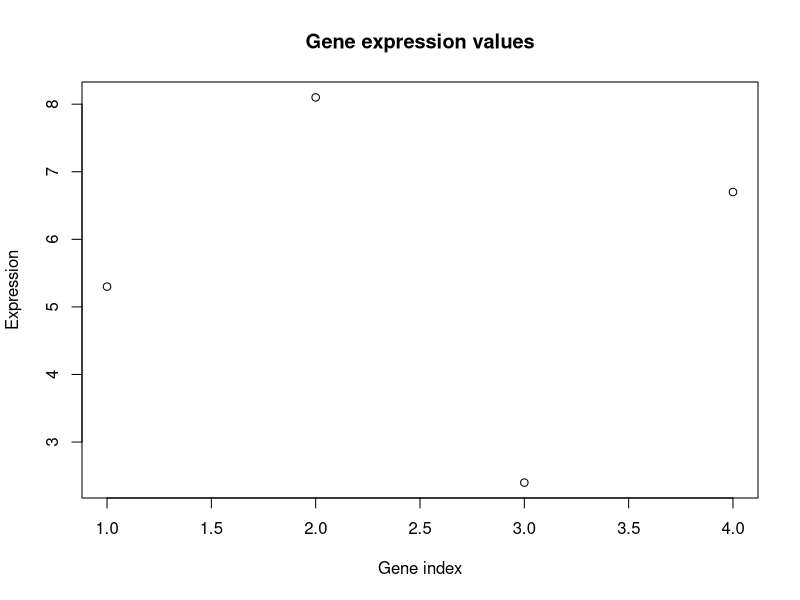
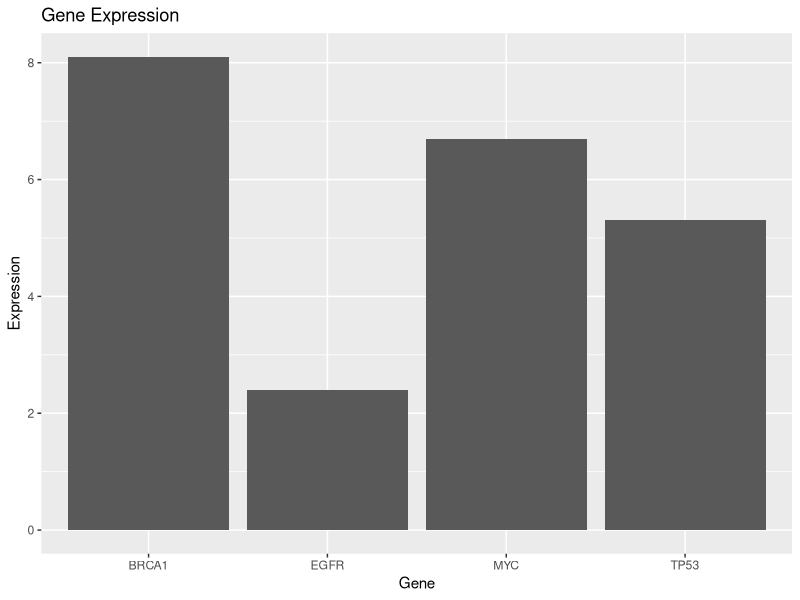

These charts were generated, in order, by the following R code:
############################################################
# BASIC R SCRIPT
############################################################

############################################################
# 1. COMMENTS
############################################################

# Anything after # is a comment.
# Comments are ignored by R and are used to explain the code.


############################################################
# 2. VARIABLES
############################################################

# Create variables
x <- 10
y <- 5

# Print values
x
y

# Basic operations
x + y      # addition
x - y      # subtraction
x * y      # multiplication
x / y      # division
x^2        # power


############################################################
# 3. DATA TYPES
############################################################

# Numeric
a <- 3.14

# Character (text)
name <- "Bioinformatica"

# Logical (TRUE/FALSE)
is_student <- TRUE

# Check data type
class(a)
class(name)
class(is_student)


############################################################
# 4. VECTORS
############################################################

# A vector is a collection of values of the same type

numbers <- c(1,2,3,4,5)

numbers

# Access elements
numbers[1]     # first element
numbers[3]     # third element

# Vector operations
numbers * 2
numbers + 10

# Mean value
mean(numbers)

# Length
length(numbers)


############################################################
# 5. MATRICES
############################################################

# Create a matrix with 2 rows and 3 columns

mat <- matrix(c(1,2,3,4,5,6),
              nrow = 2,
              ncol = 3)

mat

# Access elements
mat[1,2]   # row 1 column 2


############################################################
# 6. DATA FRAMES
############################################################

# Data frames are tables (like Excel)

data <- data.frame(
  gene = c("TP53","BRCA1","EGFR","MYC"),
  expression = c(5.3, 8.1, 2.4, 6.7),
  mutated = c(TRUE, FALSE, FALSE, TRUE)
)

data

# View structure
str(data)

# Access columns
data$gene
data$expression

# Filter rows
data[data$expression > 5, ]


############################################################
# 7. BASIC STATISTICS
############################################################

mean(data$expression)
median(data$expression)
sd(data$expression)


############################################################
# 8. INSTALL AND LOAD LIBRARIES
############################################################

# Install a package (only once)
# install.packages("ggplot2")

# Load library
library(ggplot2)


############################################################
# 9. BASIC PLOT
############################################################

# Simple scatter plot
plot(data$expression,
     main="Gene expression values",
     ylab="Expression",
     xlab="Gene index")


############################################################
# 10. PLOT WITH GGPLOT2
############################################################

ggplot(data, aes(x = gene, y = expression)) +
  geom_bar(stat="identity") +
  ggtitle("Gene Expression") +
  xlab("Gene") +
  ylab("Expression")


############################################################
# 11. IMPORT DATA
############################################################

# Read a CSV file
# (file must be in working directory)

# dataset <- read.csv("data.csv")

# Check first rows
# head(dataset)


############################################################
# 12. EXPORT DATA
############################################################

# Write a dataframe to CSV

# write.csv(data, "output.csv", row.names = FALSE)


############################################################
# 13. WORKING DIRECTORY
############################################################

# Show current directory
getwd()

# Change directory
# setwd("C:/your_folder")
